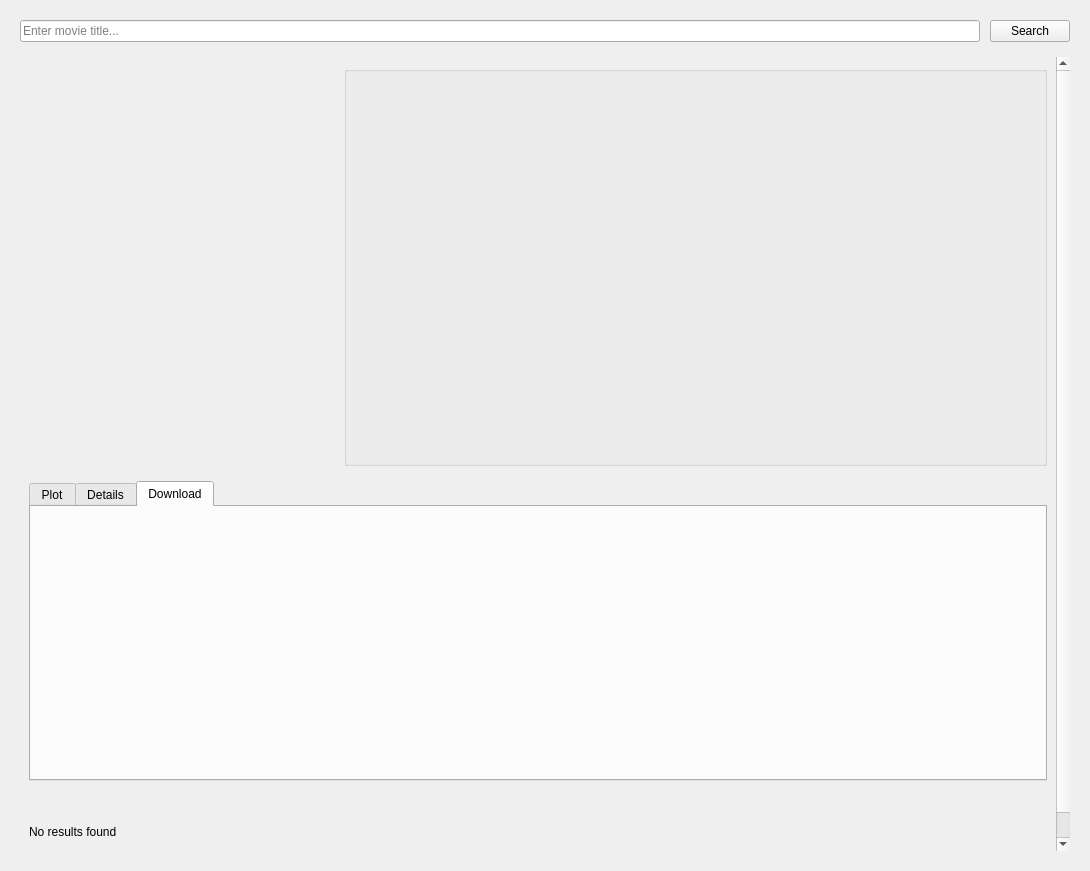
<?xml version="1.0" encoding="UTF-8"?>
<ui version="4.0">
 <class>MainWindow</class>
 <widget class="QMainWindow" name="MainWindow">
  <property name="geometry">
   <rect>
    <x>0</x>
    <y>0</y>
    <width>1090</width>
    <height>871</height>
   </rect>
  </property>
  <property name="windowTitle">
   <string>TorrentFlix - Where Pixels Meet Paradise</string>
  </property>
  <widget class="QWidget" name="centralWidget">
   <layout class="QVBoxLayout" name="mainLayout">
    <property name="spacing">
     <number>15</number>
    </property>
    <property name="leftMargin">
     <number>20</number>
    </property>
    <property name="topMargin">
     <number>20</number>
    </property>
    <property name="rightMargin">
     <number>20</number>
    </property>
    <property name="bottomMargin">
     <number>20</number>
    </property>
    <item>
     <layout class="QHBoxLayout" name="horizontalLayout_TITLEBAR"/>
    </item>
    <item>
     <layout class="QHBoxLayout" name="searchLayout">
      <property name="spacing">
       <number>10</number>
      </property>
      <item>
       <widget class="QLineEdit" name="searchInput">
        <property name="placeholderText">
         <string>Enter movie title...</string>
        </property>
       </widget>
      </item>
      <item>
       <widget class="QPushButton" name="searchButton">
        <property name="text">
         <string>Search</string>
        </property>
       </widget>
      </item>
     </layout>
    </item>
    <item>
     <widget class="QScrollArea" name="resultsScrollArea">
      <property name="frameShape">
       <enum>QFrame::NoFrame</enum>
      </property>
      <property name="widgetResizable">
       <bool>true</bool>
      </property>
      <widget class="QWidget" name="resultsArea">
       <property name="geometry">
        <rect>
         <x>0</x>
         <y>0</y>
         <width>1050</width>
         <height>753</height>
        </rect>
       </property>
       <layout class="QVBoxLayout" name="resultsLayout">
        <property name="spacing">
         <number>15</number>
        </property>
        <item>
         <layout class="QGridLayout" name="movieInfoLayout">
          <item row="0" column="1" rowspan="7">
           <widget class="QGroupBox" name="InfoGroupBox">
            <property name="sizePolicy">
             <sizepolicy hsizetype="Preferred" vsizetype="Expanding">
              <horstretch>0</horstretch>
              <verstretch>0</verstretch>
             </sizepolicy>
            </property>
            <property name="minimumSize">
             <size>
              <width>0</width>
              <height>400</height>
             </size>
            </property>
            <property name="maximumSize">
             <size>
              <width>16777215</width>
              <height>500</height>
             </size>
            </property>
            <property name="title">
             <string/>
            </property>
            <layout class="QGridLayout" name="gridLayout">
             <item row="8" column="0">
              <spacer name="verticalSpacer">
               <property name="orientation">
                <enum>Qt::Vertical</enum>
               </property>
               <property name="sizeType">
                <enum>QSizePolicy::Preferred</enum>
               </property>
               <property name="sizeHint" stdset="0">
                <size>
                 <width>20</width>
                 <height>40</height>
                </size>
               </property>
              </spacer>
             </item>
             <item row="0" column="0">
              <widget class="QLabel" name="movieTitleLabel">
               <property name="text">
                <string/>
               </property>
              </widget>
             </item>
             <item row="3" column="0">
              <widget class="QLabel" name="imdbRatingLabel">
               <property name="text">
                <string/>
               </property>
              </widget>
             </item>
             <item row="2" column="0">
              <widget class="QLabel" name="genresLabel">
               <property name="sizePolicy">
                <sizepolicy hsizetype="Expanding" vsizetype="Preferred">
                 <horstretch>0</horstretch>
                 <verstretch>0</verstretch>
                </sizepolicy>
               </property>
               <property name="text">
                <string/>
               </property>
              </widget>
             </item>
             <item row="5" column="0">
              <layout class="QGridLayout" name="movieDetailsLayout">
               <item row="1" column="0">
                <widget class="QLabel" name="languageLabel">
                 <property name="text">
                  <string/>
                 </property>
                </widget>
               </item>
               <item row="4" column="1">
                <widget class="QLabel" name="userScoreValue">
                 <property name="text">
                  <string/>
                 </property>
                </widget>
               </item>
               <item row="0" column="0">
                <widget class="QLabel" name="releaseYearLabel">
                 <property name="text">
                  <string/>
                 </property>
                </widget>
               </item>
               <item row="2" column="0">
                <widget class="QLabel" name="durationLabel">
                 <property name="text">
                  <string/>
                 </property>
                </widget>
               </item>
               <item row="4" column="0">
                <widget class="QLabel" name="userScoreLabel">
                 <property name="text">
                  <string/>
                 </property>
                </widget>
               </item>
               <item row="0" column="1">
                <widget class="QLabel" name="releaseYearValue">
                 <property name="text">
                  <string/>
                 </property>
                </widget>
               </item>
               <item row="3" column="0">
                <widget class="QLabel" name="metascoreLabel">
                 <property name="text">
                  <string/>
                 </property>
                </widget>
               </item>
               <item row="2" column="1">
                <widget class="QLabel" name="durationValue">
                 <property name="text">
                  <string/>
                 </property>
                </widget>
               </item>
               <item row="1" column="1">
                <widget class="QLabel" name="languageValue">
                 <property name="text">
                  <string/>
                 </property>
                </widget>
               </item>
               <item row="3" column="1">
                <widget class="QLabel" name="metascoreValue">
                 <property name="text">
                  <string/>
                 </property>
                </widget>
               </item>
               <item row="5" column="1">
                <widget class="QLabel" name="ytValue">
                 <property name="text">
                  <string/>
                 </property>
                </widget>
               </item>
               <item row="5" column="0">
                <widget class="QLabel" name="ytLabel">
                 <property name="text">
                  <string/>
                 </property>
                </widget>
               </item>
              </layout>
             </item>
            </layout>
           </widget>
          </item>
          <item row="0" column="0" rowspan="7">
           <layout class="QHBoxLayout" name="moviePosterLayout">
            <property name="spacing">
             <number>5</number>
            </property>
            <item>
             <widget class="QLabel" name="posterLabel">
              <property name="minimumSize">
               <size>
                <width>300</width>
                <height>400</height>
               </size>
              </property>
              <property name="maximumSize">
               <size>
                <width>16777215</width>
                <height>500</height>
               </size>
              </property>
              <property name="text">
               <string/>
              </property>
             </widget>
            </item>
           </layout>
          </item>
          <item row="7" column="0" colspan="2">
           <widget class="QTabWidget" name="detailsTabWidget">
            <property name="sizePolicy">
             <sizepolicy hsizetype="Expanding" vsizetype="Preferred">
              <horstretch>0</horstretch>
              <verstretch>0</verstretch>
             </sizepolicy>
            </property>
            <property name="minimumSize">
             <size>
              <width>0</width>
              <height>300</height>
             </size>
            </property>
            <property name="currentIndex">
             <number>2</number>
            </property>
            <widget class="QWidget" name="tab">
             <attribute name="title">
              <string>Plot</string>
             </attribute>
             <layout class="QVBoxLayout" name="verticalLayout">
              <item>
               <widget class="QLabel" name="plotLabel">
                <property name="sizePolicy">
                 <sizepolicy hsizetype="Expanding" vsizetype="Preferred">
                  <horstretch>0</horstretch>
                  <verstretch>0</verstretch>
                 </sizepolicy>
                </property>
                <property name="text">
                 <string/>
                </property>
                <property name="wordWrap">
                 <bool>true</bool>
                </property>
               </widget>
              </item>
              <item>
               <spacer name="verticalSpacer_3">
                <property name="orientation">
                 <enum>Qt::Vertical</enum>
                </property>
                <property name="sizeHint" stdset="0">
                 <size>
                  <width>20</width>
                  <height>40</height>
                 </size>
                </property>
               </spacer>
              </item>
             </layout>
            </widget>
            <widget class="QWidget" name="detailsTab">
             <attribute name="title">
              <string>Details</string>
             </attribute>
             <layout class="QVBoxLayout" name="verticalLayout_3">
              <item>
               <widget class="QScrollArea" name="detailsScrollArea">
                <property name="widgetResizable">
                 <bool>true</bool>
                </property>
                <widget class="QWidget" name="scrollAreaWidgetContents">
                 <property name="geometry">
                  <rect>
                   <x>0</x>
                   <y>0</y>
                   <width>1004</width>
                   <height>254</height>
                  </rect>
                 </property>
                 <layout class="QVBoxLayout" name="verticalLayout_2"/>
                </widget>
               </widget>
              </item>
             </layout>
            </widget>
            <widget class="QWidget" name="torrentsTab">
             <attribute name="title">
              <string>Download</string>
             </attribute>
            </widget>
           </widget>
          </item>
         </layout>
        </item>
        <item>
         <widget class="QLabel" name="errorLabel">
          <property name="visible">
           <bool>false</bool>
          </property>
         </widget>
        </item>
        <item>
         <widget class="QLabel" name="noResultsLabel">
          <property name="visible">
           <bool>false</bool>
          </property>
          <property name="text">
           <string>No results found</string>
          </property>
         </widget>
        </item>
        <item>
         <widget class="QLabel" name="successLabel">
          <property name="visible">
           <bool>false</bool>
          </property>
         </widget>
        </item>
       </layout>
      </widget>
     </widget>
    </item>
   </layout>
  </widget>
  <widget class="QMenuBar" name="menuBar">
   <property name="geometry">
    <rect>
     <x>0</x>
     <y>0</y>
     <width>1090</width>
     <height>21</height>
    </rect>
   </property>
  </widget>
 </widget>
 <resources/>
 <connections/>
</ui>
